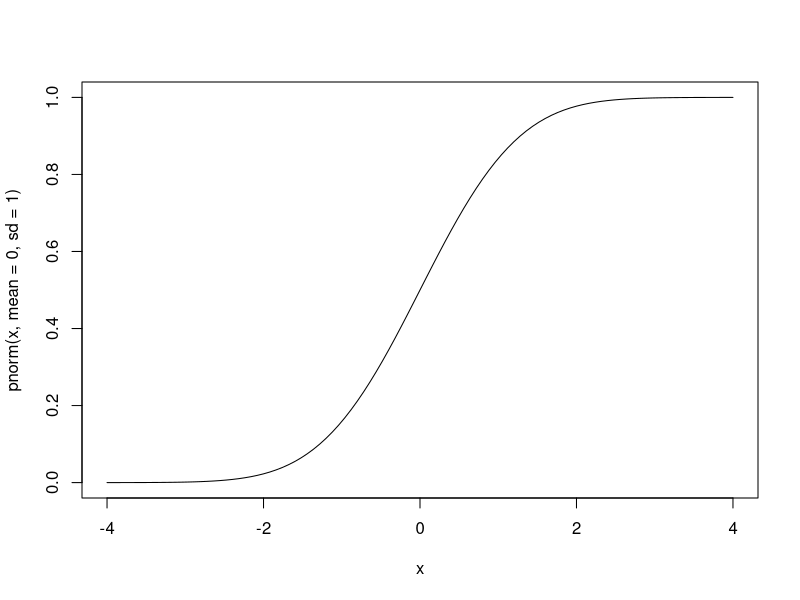
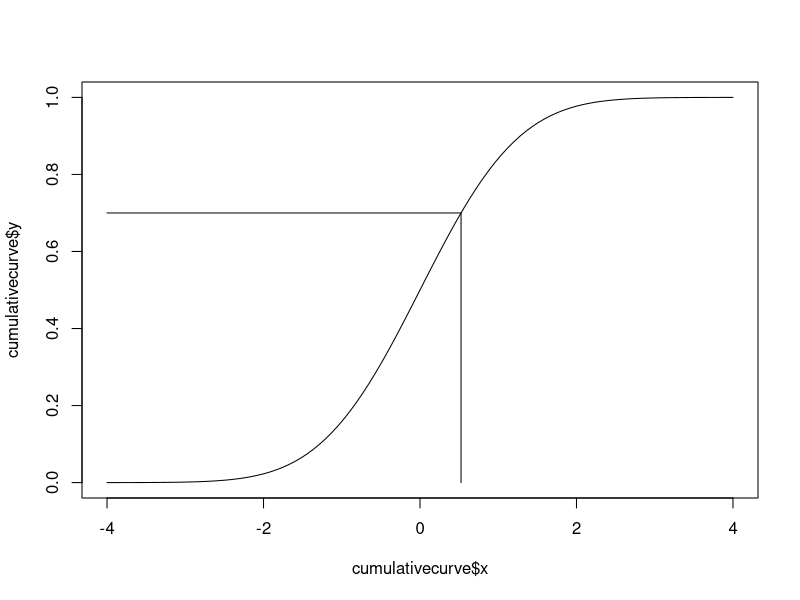
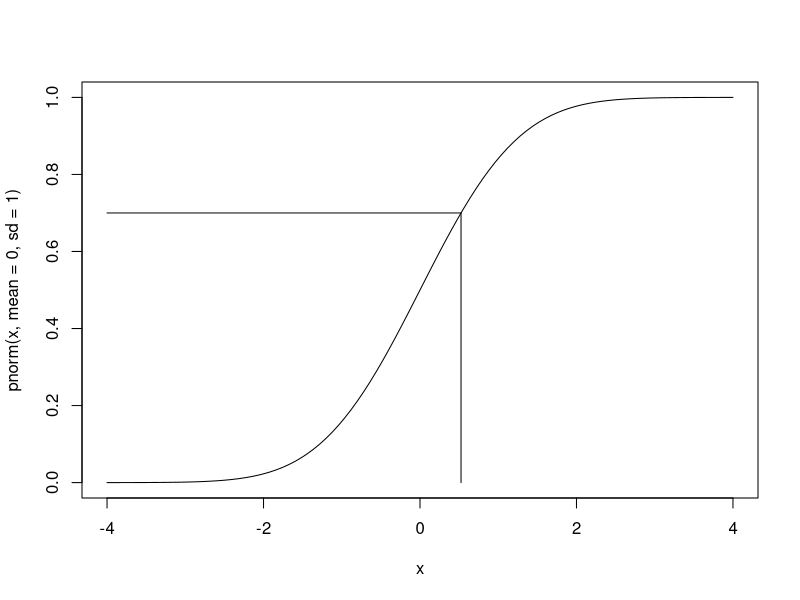
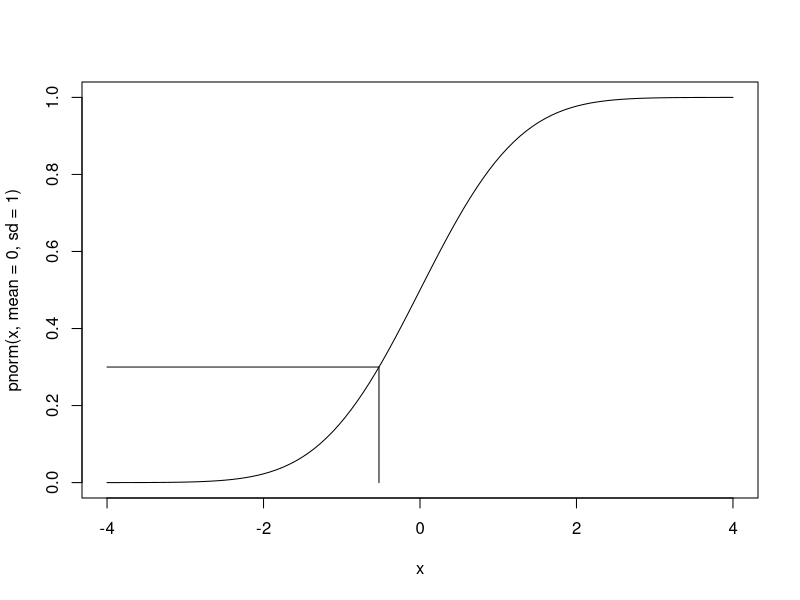
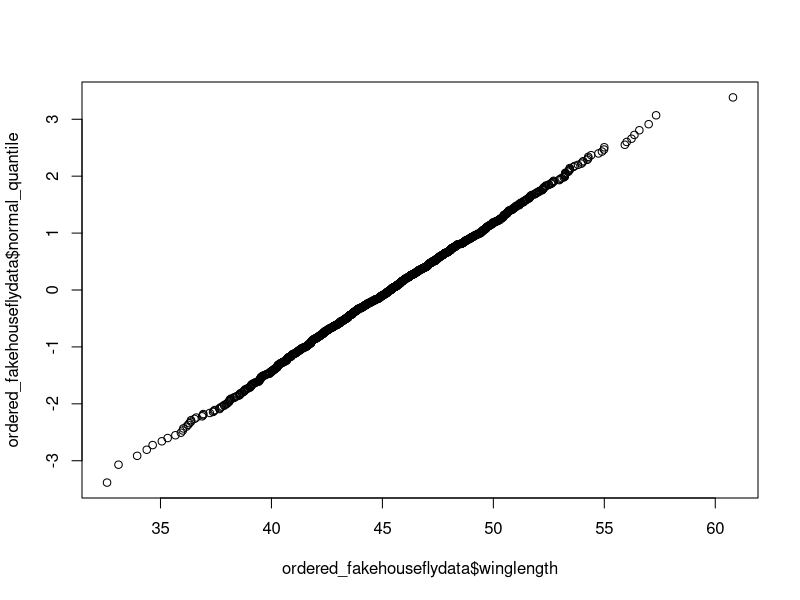

Generate these figures, in order, with R:
## ---- chunk 1
knitr::opts_chunk$set(echo = TRUE)
## ---- chunk 2
cumulativecurve <- curve(pnorm(x, mean=0, sd=1),
      -4, 4,
      lty="solid")
## ---- chunk 3
qnorm(0.7)
qnorm(0.3)
qnorm(1) #As the text says, this is Inf(infinity)
## ---- chunk 4
plot(cumulativecurve,
     type="l")
segments(x0 = qnorm(0.7),
         y0 = 0,
         x1 = qnorm(0.7),
         y1 = 0.7)

segments(x0 = qnorm(0.7),
         y0 = 0.7,
         x1 = -4,
         y1 = 0.7)
## ---- chunk 5
fig6.5.function <- function (cumulativepercent,
                             normaldeviateleft,
                             normaldeviateright){
  curve(pnorm(x, mean=0, sd=1),
        normaldeviateleft,
        normaldeviateright,
        lty="solid")
  
  segments(x0 = qnorm(cumulativepercent),
           y0 = 0,
           x1 = qnorm(cumulativepercent),
           y1 = cumulativepercent)
  
  segments(x0 = qnorm(cumulativepercent),
           y0 = cumulativepercent,
           x1 = normaldeviateleft,
           y1 = cumulativepercent)
}

fig6.5.function(0.7,
                -4,
                4)


fig6.5.function(0.3,
                -4,
                4)

## ---- chunk 6
fakehouseflydata <- data.frame(
  "winglength" = rnorm(n = 1400,
                       mean = 45.5,
                       sd = 3.90)
)
## ---- chunk 7
library(dplyr)
## ---- chunk 8
ordered_fakehouseflydata <- fakehouseflydata %>%
  arrange(winglength)
## ---- chunk 9
ordered_fakehouseflydata$ranks <- rank(ordered_fakehouseflydata$winglength,
                                       ties.method = "first")
ordered_fakehouseflydata$p <- (ordered_fakehouseflydata$ranks - 0.5)/length(ordered_fakehouseflydata$winglength)
                                       
## ---- chunk 10
rank(c(1,2,3,4,4,5),
     ties.method = "first")

rank(c(1,2,3,4,4,5),
     ties.method = "last")

rank(c(1,2,3,4,4,5),
     ties.method = "average")

rank(c(1,2,3,4,4,5),
     ties.method = "random")

rank(c(1,2,3,4,4,5),
     ties.method = "min")

rank(c(1,2,3,4,4,5),
     ties.method = "max")
## ---- chunk 11
ordered_fakehouseflydata$normal_quantile <- qnorm(ordered_fakehouseflydata$p,
                                                  mean = 0, 
                                                  sd = 1)
## ---- chunk 12
plot(y = ordered_fakehouseflydata$normal_quantile,
     x = ordered_fakehouseflydata$winglength)
